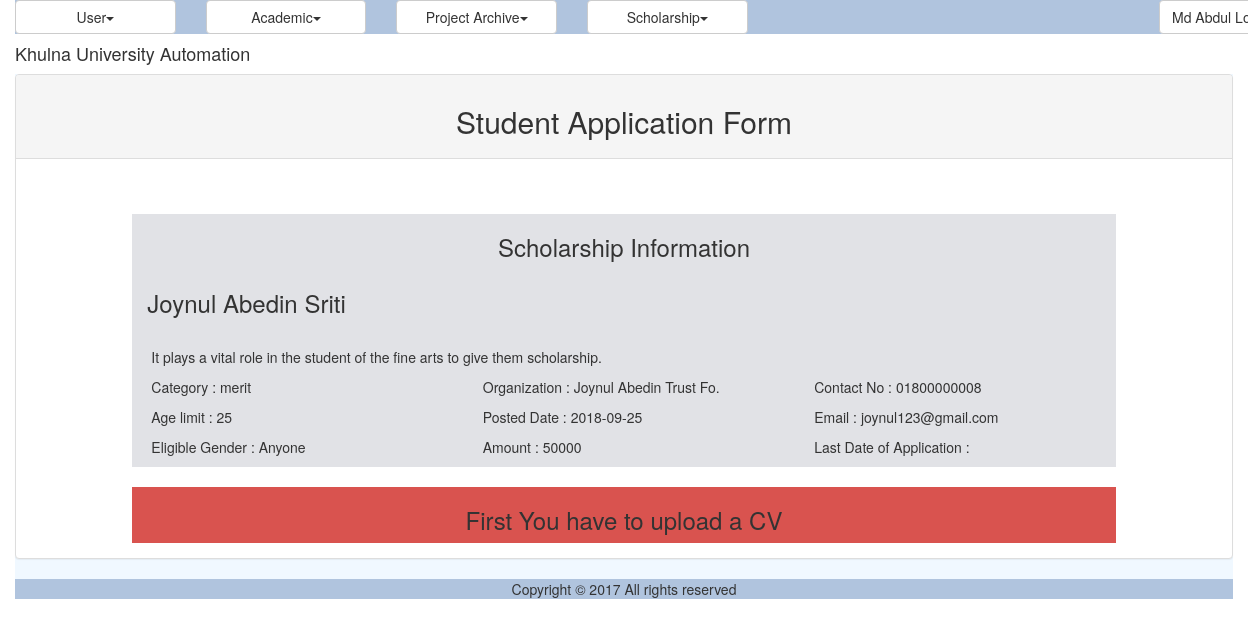
The page /view_scholarship.php?apply=6 (signed in) on the database its author committed.
### tables this page shows
CREATE TABLE IF NOT EXISTS `sms_scholarship` (
  `id` int(11) NOT NULL AUTO_INCREMENT,
  `title` varchar(70) DEFAULT NULL,
  `subTitle` varchar(1000) DEFAULT NULL,
  `category` varchar(45) DEFAULT NULL,
  `publishDate` date DEFAULT NULL,
  `organization` varchar(50) DEFAULT NULL,
  `gender` varchar(20) NOT NULL,
  `ageLimit` varchar(5) DEFAULT NULL,
  `email` varchar(20) DEFAULT NULL,
  `contact` varchar(20) DEFAULT NULL,
  `amount` varchar(10) DEFAULT NULL,
  `lastDate` date DEFAULT NULL,
  `status` varchar(20) DEFAULT NULL,
  `isDeleted` varchar(10) DEFAULT NULL,
  PRIMARY KEY (`id`)
);

### util/class.util.inc (called while the page is built, shortened)
<?php
class ConfigUtil implements I_DBConfig, I_LogConfig, I_LanguageConfig{
	public static $s_instance;
	private $_host;
	private $_username;
	private $_password;
	private $_database;
	public static function getInstance() {
		if(!self::$s_instance) {
			self::$s_instance = new self();
		}
		return self::$s_instance;
	}
	private function readConfig(){
		$this->_ini_array = parse_ini_file(CONFIG.'system.ini');
		$this->_host =	$this->_ini_array['db_host'];
		$this->_username = $this->_ini_array['db_username'];
		$this->_password = $this->_ini_array['db_password'];
		$this->_database = $this->_ini_array['db_database'];
	}
	public function getDBHost(){
		return $this->_host;
	}
	public function getDBUserName(){
		return $this->_username;
	}
	public function getDBPassword(){
		return $this->_password;
	}
	public function getDBName(){
		return $this->_database;
	}
}
class DBUtil implements I_DBUtil {
	private static $s_instance;
	private $_host;
	private $_username;
	private $_password;
	private $_database;
	protected $_connection;
	protected $_result;
	public static function getInstance() {
		if(!self::$s_instance) {
			self::$s_instance = new self();
		}
		return self::$s_instance;
	}
	private function readDBConfig(){
		$_config = ConfigUtil::getInstance();
		$this->_host = $_config->getDBHost();
		$this->_username = $_config->getDBUserName();
		$this->_password = $_config->getDBPassword();
		$this->_database = $_config->getDBName();
	}
	private function setConnection(){
		$this->_connection = new mysqli($this->_host, $this->_username,
			$this->_password, $this->_database);
	}
	public function doQuery($sql) {
		$this->_result = $this->_connection->query($sql) or die(mysqli_error($this->_connection));
		return $this->_result;
	}
	public function getTopRow() {
		return $this->_result->fetch_array();
	}
}
class LogUtil{
	private static $s_instance;
	public static function getInstance(){
		if(!self::$s_instance) {
			self::$s_instance = new self();
		}
		return self::$s_instance;
	}
}
class LangUtil{
	private static $s_instance;
	public static function getInstance() {
		if(!self::$s_instance) {
			self::$s_instance = new self();
		}
		return self::$s_instance;
	}
}
?>

### modules/scholarship/ui/blade/view.display_scholarship.blade.inc (called while the page is built, shortened)
<?php
include_once UTILITY.'class.util.inc';
include_once MODULES_SCHOLARSHIP.'bao/class.display_scholarship_bao.inc';
$_ScholarshipBAO = new ScholarshipBAO();
if(isset($_GET['apply'])){
		$Scholarship = new Scholarship();
		$Scholarship->setID($_GET['apply']);
		$globalScholarship = $_ScholarshipBAO->readScholarship($Scholarship)->getResultObject();
		$flag=false;
}
?>

### modules/scholarship/bao/class.display_scholarship_bao.inc (called while the page is built, shortened)
<?php
include_once UTILITY.'class.util.inc';
include_once MODULES_SCHOLARSHIP.'dao/class.display_scholarship_dao.inc';
Class ScholarshipBAO{
	private $_ScholarshipDAO;
	public function __construct(){
		$this->_ScholarshipDAO = new ScholarshipDAO();
	}
	public function readScholarship($Scholarship){
		$Result = $this->_ScholarshipDAO->readScholarship($Scholarship);
		return $Result;
	}
}
?>

### common/class.common.scholarship.inc (called while the page is built, shortened)
<?php
class Scholarship{
    private $_ID;
    private $_Title;
    private $_Subtitle;
    private $_Category;
    private $_PublishDate;
    private $_Organization;
    private $_Gender;
    private $_AgeLimit;
    private $_Email;
    private $_ContactNumber;
    private $_ScholarshipAmount;
    public function setID ( $ID ) {
        $this->_ID = $ID;
    }
    public function getID () {
        return $this->_ID;
    }
    public function setTitle( $Title ) {
        $this->_Title = $Title;
    }
    public function getTitle() {
        return $this->_Title;
    }
    public function setSubtitle ( $Subtitle ) {
        $this->_Subtitle = $Subtitle;
    }
    public function getSubtitle () {
        return $this->_Subtitle;
    }
    public function setCategory( $Category ) {
        $this->_Category = $Category;
    }
    public function getCategory () {
        return $this->_Category;
    }
    public function setPublishDate ( $PublishDate ) {
        $this->_PublishDate = $PublishDate;
    }
    public function getPublishDate () {
        return $this->_PublishDate;
    }
    public function setOrganization ( $Organization ) {
        $this->_Organization = $Organization;
    }
    public function getOrganization () {
        return $this->_Organization;
    }
    public function setGender ( $Gender ) {
        $this->_Gender = $Gender;
    }
    public function getGender () {
        return $this->_Gender;
    }
    public function setAgeLimit( $AgeLimit ) {
        $this->_AgeLimit = $AgeLimit;
    }
    public function getAgeLimit() {
        return $this->_AgeLimit;
    }
    public function setEmail ( $Email ) {
        $this->_Email = $Email;
    }
    public function getEmail () {
        return $this->_Email;
    }
    public function setContactNumber ( $ContactNumber ) {
        $this->_ContactNumber = $ContactNumber;
    }
    public function getContactNumber () {
        return $this->_ContactNumber;
    }
    public function setScholarshipAmount ( $ScholarshipAmount ) {
        $this->_ScholarshipAmount = $ScholarshipAmount;
    }
    public function getScholarshipAmount () {
        return $this->_ScholarshipAmount;
    }
}
?>

### modules/scholarship/dao/class.display_scholarship_dao.inc (called while the page is built, shortened)
<?php
include_once COMMON.'class.common.inc';
include_once UTILITY.'class.util.inc';
include_once COMMON.'class.common.scholarship.inc';
Class ScholarshipDAO{
	private $_DB;
	public function __construct(){
		$this->_DB = DBUtil::getInstance();
	}
	public function readScholarship($Scholarship){
		$SQL = "SELECT * from sms_scholarship where id ='".$Scholarship->getID()."'";
		$this->_DB->doQuery($SQL);
		$row = $this->_DB->getTopRow();
		$this->_Scholarship = new Scholarship();
		$this->_Scholarship->setID ( $row['id']);
	    $this->_Scholarship->setTitle ( $row['title']);
	    $this->_Scholarship->setSubtitle ( $row['subTitle'] );
	    $this->_Scholarship->setCategory ( $row['category'] );
	    $this->_Scholarship->setOrganization ( $row['organization'] );
	    $this->_Scholarship->setPublishDate ( $row['publishDate'] );
	    $this->_Scholarship->setGender( $row['gender'] );
	    $this->_Scholarship->setAgeLimit( $row['ageLimit'] );
	    $this->_Scholarship->setEmail( $row['email'] );
	    $this->_Scholarship->setContactNumber( $row['contact'] );
	    $this->_Scholarship->setScholarshipAmount( $row['amount'] );
	    $this->_Scholarship->setLastDateOfApplication( $row['lastDate'] );
	    $Result = new Result();
		$Result->setIsSuccess(1);
		$Result->setResultObject($this->_Scholarship);
		return $Result;
	}
}
?>

### common/class.common.inc (called while the page is built, shortened)
<?php
class Result{
    private $_IsSuccess=0;
    private $_ResultObject;
    public function setIsSuccess($IsSuccess){
        $this->_IsSuccess = $IsSuccess;
    }
    public function getIsSuccess(){
        return $this->_IsSuccess;
    }
    public function setResultObject($ResultObject){
        $this->_ResultObject = $ResultObject;
    }
    public function getResultObject(){
        return $this->_ResultObject;
    }
}
?>

### modules/scholarship/ui/view.display_scholarship.inc (the view, shortened to what this page needs)
<?php
include_once 'blade/view.display_scholarship.blade.inc';
include_once COMMON.'class.common.inc';
?>
<?php
if(isset($_GET['apply'])){
?>
<div class="panel panel-default">
    <div class="panel-heading " style="text-align: center;" ><h2>Student Application Form</h2></div>
    <div class="panel-body">
    	<div class="row">
    		<div class="col-sm-1"></div>
    		<div class="col-sm-10">
    			<br><br>
    			<div class="container-fluid" style="background-color:#E1E2E6;">
    				<div class="row" style="text-align: center;"><h3>Scholarship Information</h3></div>
    				<div class="row">
    					<div class="col-sm-10">
    						<h3><?php echo $globalScholarship->getTitle(); ?></h3>
    					</div>
    				</div>
					  <br>
					  <div class="row" id="attribute">
					      <p><?php echo $globalScholarship->getSubtitle(); ?></p>
					  </div>
					  <div class="row">
					      <div class="row" id="attribute">
							    <div class="col-sm-4">
							      <p>Category : <?php echo $globalScholarship->getCategory(); ?></p>
							    </div>
							    <div class="col-sm-4">
							      <p>Organization : <?php echo $globalScholarship->getOrganization(); ?></p>
							    </div>
							    <div class="col-sm-4">
							      <p>Contact No : <?php echo $globalScholarship->getContactNumber(); ?></p>
							    </div>
							  </div>
					  </div>
					  <div class="row">
					      <div class="row" id="attribute">
							     <div class="col-sm-4">
							      <p>Age limit : <?php echo $globalScholarship->getAgeLimit(); ?></p>
							    </div>
							    <div class="col-sm-4">
							      <p>Posted Date : <?php echo $globalScholarship->getPublishDate(); ?></p>
							    </div>
							    <div class="col-sm-4">
							      <p>Email : <?php echo $globalScholarship->getEmail(); ?></p>
							    </div>
							  </div>
					  </div>
					  <div class="row">
					      <div class="row" id="attribute">
							    <div class="col-sm-4">
							      <p>Eligible Gender : <?php echo $globalScholarship->getGender(); ?></p>
							    </div>
							     <div class="col-sm-4">
							      <p>Amount : <?php echo $globalScholarship->getScholarshipAmount(); ?></p>
							    </div>
							    <div class="col-sm-4">
							      <p>Last Date of Application : <?php echo $Scholarship->getLastDateOfApplication(); ?></p>
							    </div>
					    </div>
					  </div>
				</div>
    			<br>
    			<?php
				if($flag == true){
				?>
    			<div class="container-fluid" style="background-color:#A2DA93;">
    				<div class="row" style="text-align: center;"><h3>Applicant Information</h3></div>
    				<div class="row">
    					<div class="col-sm-10">
    						<h4>Student ID : <?php echo $userPositions->getUniversityID(); ?></h4>
    						<h4>Student Name : <?php echo $userPositions->getFirstName()." ".$userPositions->getMiddleName()." ".$userPositions->getLastName(); ?></h4>
    					</div>
    				</div>
					  <br>
					  <div class="row">
					      <div class="row" id="attribute">
							    <div class="col-sm-4">
							      <p>Discipline : <?php echo $userPositions->getDiscipline()->getName(); ?></p>
							    </div>
							    <div class="col-sm-4">
							      <p>Email : <?php echo $userPositions->getEmail(); ?></p>
							    </div>
							    <div class="col-sm-4">
							      <p>Father's Name : <?php echo $userDetails->getFatherName(); ?></p>
							    </div>
							  </div>
					  </div>
					  <div class="row">
					      <div class="row" id="attribute">
							     <div class="col-sm-4">
							      <p>Mother's Name : <?php echo $userDetails->getMotherName(); ?></p>
							    </div>
							    <div class="col-sm-4">
							      <p>Permanent Address : <?php echo $userDetails->getPermanentAddress(); ?></p>
							    </div>
							    <div class="col-sm-4">
							      <p>Present Address : <?php echo $userDetails->getCurrentAddress(); ?></p>
							    </div>
							  </div>
					  </div>
					  <div class="row">
					      <div class="row" id="attribute">
							    <div class="col-sm-4">
							      <p>Parent's Contact No : <?php echo $userDetails->getMobilePhone(); ?></p>
							    </div>
							     <div class="col-sm-4">
							      <p>Age : <?php echo $globalStudent->getAge(); ?></p>
							    </div>
							    <div class="col-sm-4">
							      <p>Father's Proffession : <?php echo $globalStudent->getFatherProf(); ?></p>
							    </div>
					    </div>
					  </div>
					  <div class="row">
					      <div class="row" id="attribute">
							    <div class="col-sm-4">
							      <p>Yearly Income : <?php echo $globalStudent->getIncome(); ?></p>
							    </div>
							     <div class="col-sm-4">
							      <p>Siblings : <?php $globalStudent->getSibling(); ?></p>
							    </div>
							    <div class="col-sm-4">
							      <p>Mother's Proffession : <?php echo $globalStudent->getMotherProf(); ?></p>
							    </div>
					    </div>
					  </div>
					  <div class="row">
					      <div class="row" id="attribute">
							    <div class="col-sm-4">
							      <p>Reason For Apply : <?php echo $globalStudent->getReason(); ?></p>
							    </div>
							     <div class="col-sm-4">
							      <p>Cocurricular Activity : <?php echo $globalStudent->getCocurricular(); ?></p>
							    </div>
							    <div class="col-sm-4">
							      <p>Quota : <?php echo $globalStudent->getQuota();  ?></p>
							    </div>
					    </div>
					  </div>
					  <div class="row">
					      <div class="row" id="attribute">
							    <div class="col-sm-4">
							      <p>Year-Term : <?php echo $globalStudent->getCurrentTerm(); ?></p>
							    </div>
							     <div class="col-sm-4">
							      <p>Average CGPA : <?php $globalStudent->getCgpa(); ?></p>
							    </div>
							    <div class="col-sm-4">
							      <p>Document : <?php echo $globalStudent->getMotherProf(); ?></p>
							    </div>
					    </div>
					  </div>
				</div>
				<div id="form">
				<form method="post" class="form-horizontal">
				        <div class="form-group">
			              <div class="col-sm-offset-2 col-sm-10">
								<?php
								if(isset($_GET['edit']))
								{
									?>
									<button type="submit" name="update">update</button>
									<?php
								}
								else
								{
									?>
									<button type="submit" name="save">SUBMIT</button>
									<?php
								}
								?>
							</div>
						</div>
				</form>
				</div>
				<?php
				}
				else{
				?>
				<div class="container-fluid" style="background-color:#D9534F;">
    				<div class="row" style="text-align: center;"><h3>First You have to upload a CV</h3></div>
    			</div>
				<?php
				}
				?>
			</div>
    		<div class="col-sm-1"></div>
    	</div>
	</div>
</div>
<?php
}
?>

### rows shown on the page
sms_scholarship: title "Joynul Abedin Sriti", subTitle "It plays a vital role in the student of the fine arts to give them scholarship.", category "merit", organization "Joynul Abedin Trust Fo.", contact "01800000008", ageLimit "25", publishDate "2018-09-25", email "joynul123@gmail.com", gender "Anyone", amount "50000"

### other values the page prints
$globalMenu[$i]->getTitle() "User Academic Project Archive Scholarship"
$CurrentUser->getFullName() "Md Abdul…"
